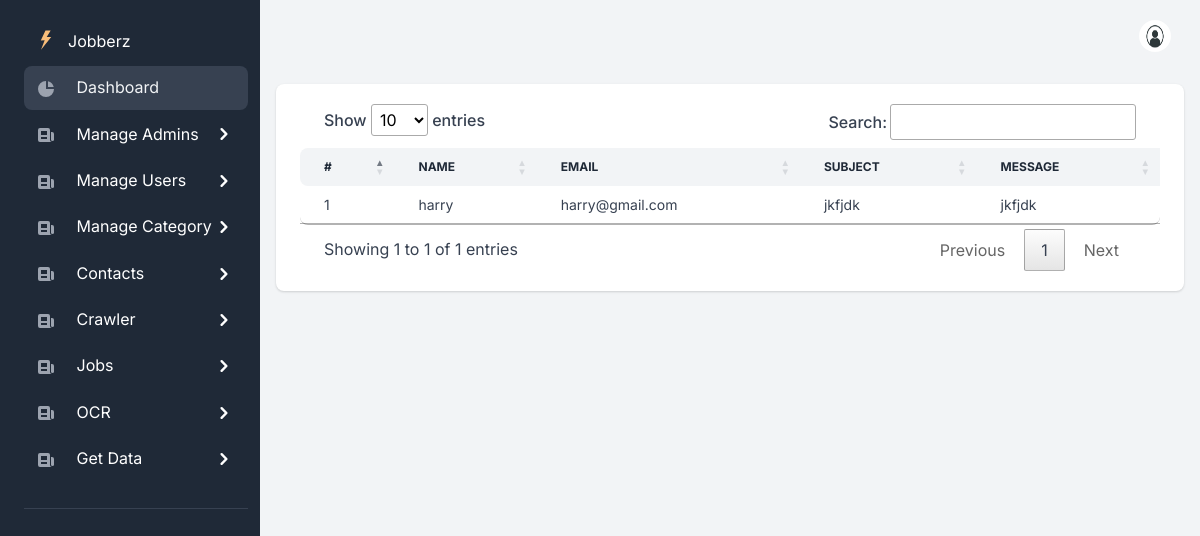
Page /AdminSide/contacts on the earlier database version.
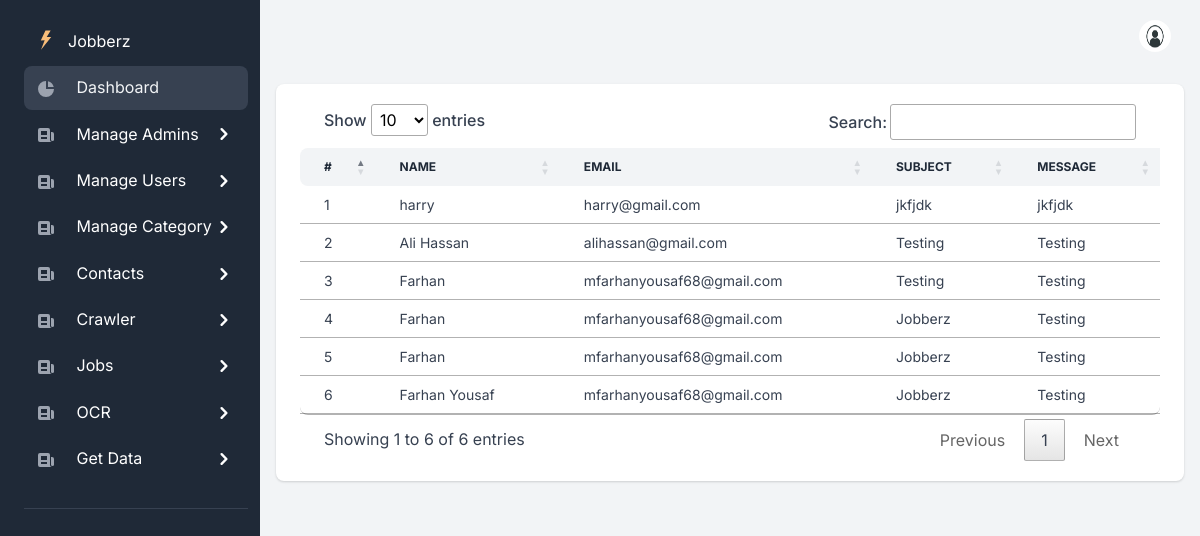
Same page on the later database version.
### UserSide/models.py (models this page shows, shortened)
class ContactUs(models.Model):
    Username = models.CharField(max_length=100,null=False,blank=False)
    Email = models.CharField(max_length=100,null=False,blank=False)
    Subject = models.CharField(max_length=100,null=True,blank=True)
    Query = models.TextField(max_length=1000,null=True,blank=True)

### AdminSide/views.py (the view)
# urls.py: path('contacts',views.contacts,name="contacts"),
def contacts(request):
	contacts = ContactUs.objects.all()
	context = {'contacts':contacts}
	return render(request,'AdminSide/contacts.html',context)

### AdminSide/templates/AdminSide/contacts.html (shortened to what this page needs)
{% extends 'main.html' %}
{% load static %}
{% block content %}
<div class="card border-0 shadow mb-4 mt-4">
      <div class="card-body">
        <div class="table-responsive">
          <table class="table table-centered table-nowrap mb-0 rounded" id="jobsTable">
            <thead class="thead-light">
              <tr>
                <th class="border-0 rounded-start">#</th>
                <th class="border-0">Name</th>
                <th class="border-0">Email</th>
                <th class="border-0">Subject</th>
                <th class="border-0">Message</th>
              </tr>
            </thead>
            <tbody>
                {% for contact in contacts %}
                <tr>
                    <td>{{forloop.counter}}</td>
                    <td>{{contact.Username}}</td>
                    <td>{{contact.Email}}</td>
                    <td>{{contact.Subject}}</td>
                    <td>{{contact.Query}}</td>
                </tr>
                {% endfor %}
            </tbody>
          </table>
        </div>
      </div>
    </div>
{% endblock content %}

Differences in the rows shown:
added ContactUs: Username "Ali Hassan", Email "alihassan@gmail.com", Subject "Testing", Query "Testing"
added ContactUs: Username "Farhan", Email "mfarhanyousaf68@gmail.com", Subject "Testing", Query "Testing"
added ContactUs: Username "Farhan", Email "mfarhanyousaf68@gmail.com", Subject "Jobberz", Query "Testing"
added ContactUs: Username "Farhan", Email "mfarhanyousaf68@gmail.com", Subject "Jobberz", Query "Testing"
added ContactUs: Username "Farhan Yousaf", Email "mfarhanyousaf68@gmail.com", Subject "Jobberz", Query "Testing"
Other differences:
text written by a page script: "Show entries Search: Showing 1 to 1 of 1 entries Previous 1 Next" → "Show entries Search: Showing 1 to 6 of 6 entries Previous 1 Next"
